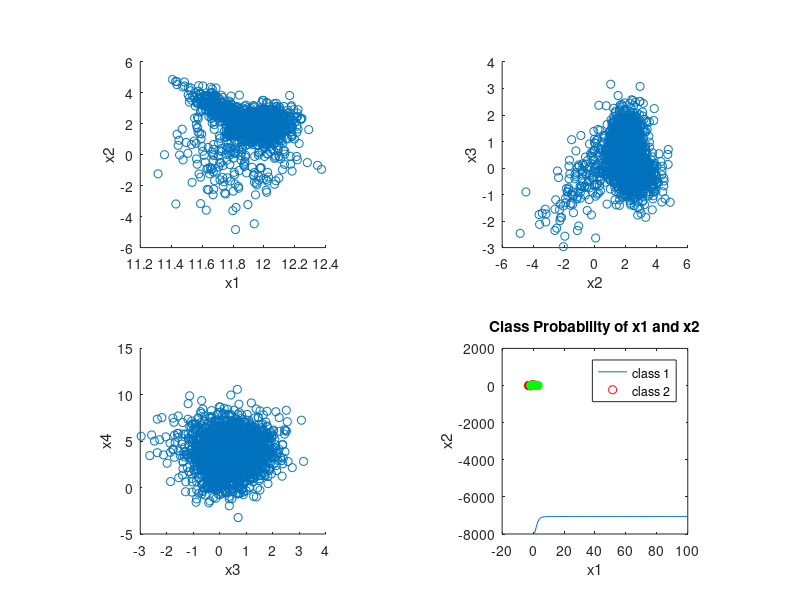

Source code (MATLAB):
%A4E3_1
X = load('a011_mixdata.txt', '-ASCII');
%%
subplot(2,2,1)
scatter(X(:,1), X(:,2))
xlabel('x1')
ylabel('x2')
axis square

subplot(2,2,2)
scatter(X(:,2), X(:,3))
xlabel('x2')
ylabel('x3')
axis square

subplot(2,2,3)
scatter(X(:,3), X(:,4))
xlabel('x3')
ylabel('x4')
axis square

subplot(2,2,4)
scatter(X(:,1), X(:,4))
xlabel('x1')
ylabel('x4')
axis square
%%
%A4E3_2
clc
clearvars -except X
N = length(X); % number of samples
K = 2; % number of classes
PI = 1/K * ones(1,K); % a priori equal mixing coefficiens
% Initialize the means μk to random values around the sample mean of each variable
MU = zeros(K, 4);
SIGMA = repmat(eye(4),1,1,K);
for j=1:K
    MU(j, :) = [mean(X(:,1)) + rand, mean(X(:,2)) + rand, mean(X(:,3)) + rand, mean(X(:,4)) + rand];
    SIGMA(:, :, j) = eye(4).*(4*rand(4)+2);
end

% 1. evaluate the initial value of the log likelihood - Bishop eq(9.28)
likelihood = 0;
for j=1:K
    likelihood_i = PI(j) * mvnpdf(X, MU(j,:), SIGMA(:, :, j));
    likelihood = likelihood + likelihood_i;
end
total_log_likelihood = sum(log(likelihood));

total_log_likelihood


%%
iterations = 100;
store_log_likelihoods = zeros(1, iterations);
GAMMA = zeros(N, K); % responsibilities

for step=1:iterations
    step
    % 2. Evaluate the responsibilities using the current parameter values -
    % Bishop eq(9.23)
    
    for j=1:K
        p_x = PI(j)*mvnpdf(X, MU(j, :), SIGMA(:, :, j));% top in 9.23
        total_p_x = 0;
%         bot in 9.23
        for l=1:K
            p_x_tmp = PI(l)*mvnpdf(X, MU(l, :), SIGMA(:, :, l));
            total_p_x = total_p_x + p_x_tmp;
        end
        GAMMA(:,j) = p_x ./ total_p_x;
    end

    % 3. Re-estimate the parameters using current responsibilities
    % Bishop eqs(9.24 - 9.27)
    for j=1:K
        N_k = sum(GAMMA(:,j));
        mu_new =  GAMMA(:,j)'*X;
        MU(j,:) = 1/N_k.* mu_new;
        sigma_new_all = zeros(4, 4);
        for i=1:N
            sigma_new = GAMMA(i,j).*( (X(i,:)-MU(j, :))' * (X(i,:)-MU(j, :)) ) ;
            sigma_new_all = sigma_new_all + sigma_new;
        end
        SIGMA(:, :, j) = 1/N_k * sigma_new_all;
        PI(j) = N_k/N;
    end
 
    % 4. Evaluate log likelihood
    likelihood = 0;
    for j=1:K
        likelihood_i = PI(j) * mvnpdf(X, MU(j,:), SIGMA(:, :, j));
        likelihood = likelihood + likelihood_i;
    end
    total_log_likelihood = sum(log(likelihood));

%     total_log_likelihood
    store_log_likelihoods(step) = total_log_likelihood;
end

plot(store_log_likelihoods)
%%
probability = zeros(N, 1);
classes = zeros(N, 1);

for i = 1:K
    predictions = mvnpdf(X, MU(i,:), SIGMA(:,:,i));
    classes(predictions > probability) = i;
    probability(predictions > probability) = predictions(predictions > probability);
end
color = 'rgbkcym';

hold on
for i = 1:K
    matches = X(classes == i, :);
    plot(matches(:, 3), matches(:,2), [color(i) 'o'])
    axis square
end
xlabel('x1')
ylabel('x2')
title('Class Probability of x1 and x2')
legend('class 1', 'class 2')
hold off
%%
X1 = [];
X2 = [];

for i=1:N
   if GAMMA(i, 1) >  GAMMA(i, 2)
       X1 = [X1; X(i, :)];
   else
       X2 = [X2; X(i, :)];
   end
end
rho_1 = SIGMA(1:2, 3:4, 1) ./ sqrt( var(X1(:,1)) * var(X1(:,2)));
rho_2 = SIGMA(1:2, 3:4, 2) ./ sqrt( var(X2(:,1)) * var(X2(:,2)));
%%
